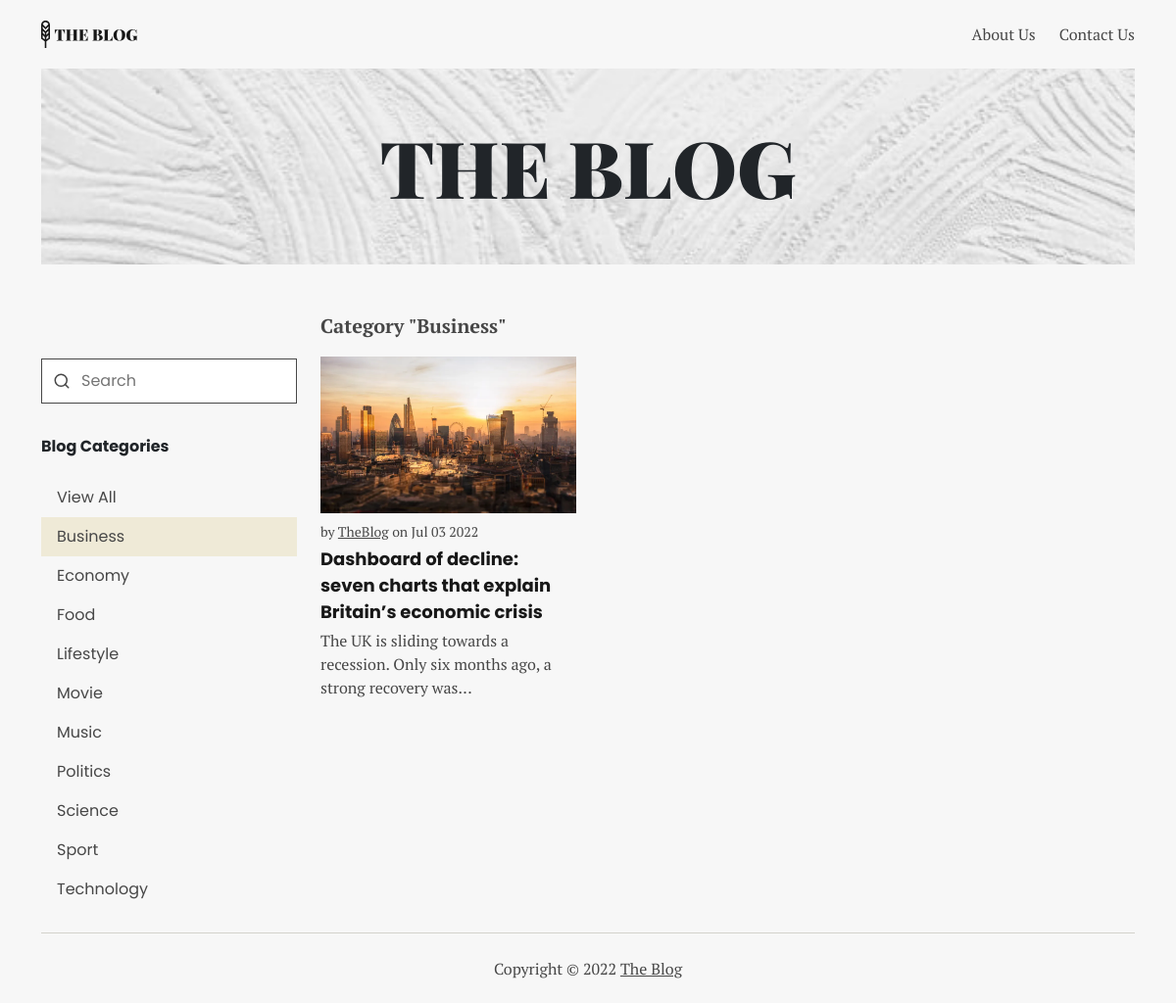
The app's page /category.php?name=Business, older data.
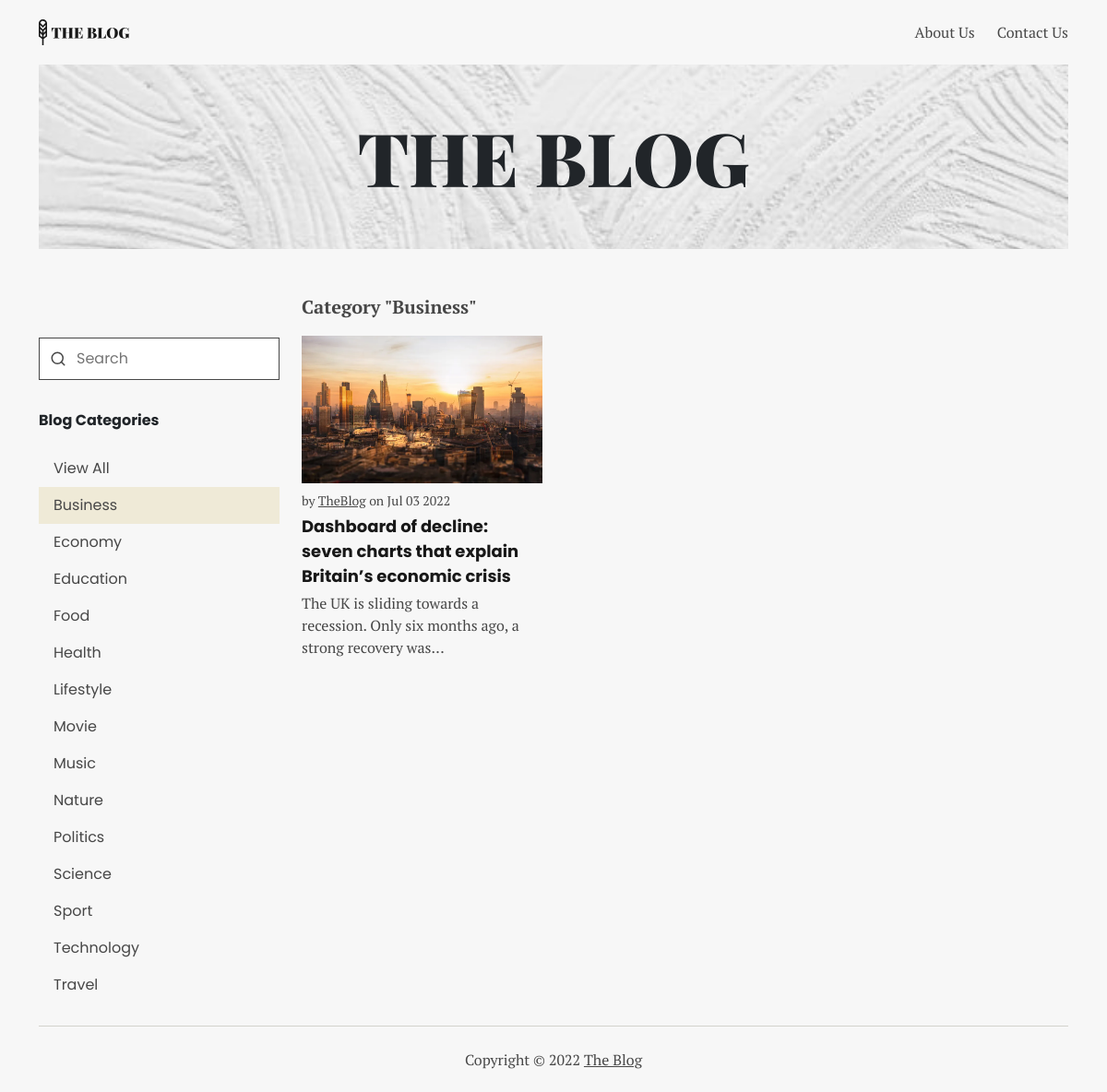
The same page, newer data.
### tables this page shows
CREATE TABLE `category` (
  `id` int(11) NOT NULL,
  `name` varchar(250) NOT NULL,
  `createdAt` datetime NOT NULL
);

CREATE TABLE `post` (
  `id` int(11) NOT NULL,
  `title` varchar(250) NOT NULL,
  `body` text NOT NULL,
  `image` varchar(250) NOT NULL,
  `id_user` int(11) NOT NULL,
  `category` varchar(150) NOT NULL,
  `created_at` datetime NOT NULL
);

CREATE TABLE `user` (
  `id` int(11) NOT NULL,
  `email` varchar(250) NOT NULL,
  `password` varchar(250) NOT NULL,
  `first_name` varchar(250) NOT NULL,
  `last_name` varchar(250) NOT NULL,
  `isAdmin` tinyint(1) NOT NULL,
  `createdAt` datetime NOT NULL
);

### category.php (the view, shortened to what this page needs)
<?php
include './connection.php';
$category_name = $_GET['name'];
$sql_category = "SELECT * FROM category ORDER BY name";
$query_category = mysqli_query($conn, $sql_category);
if ($category_name == 'All') {
	$sql_post = "SELECT post.id, post.title, post.body, post.image, post.created_at, user.first_name AS 'author'
							FROM post
							LEFT JOIN user ON post.id_user = user.id
							ORDER BY created_at DESC";
} else {
	$sql_post = "SELECT post.id, post.title, post.body, post.image, post.created_at, user.first_name AS 'author'
								FROM post
								LEFT JOIN user ON post.id_user = user.id
								WHERE category = '$category_name'
								ORDER BY created_at DESC";
}
$query_post = mysqli_query($conn, $sql_post);
?>
<!DOCTYPE html>
<html lang="en">
<head>
	<link rel="stylesheet" href="./style/bootstrap.min.css" />
	<link rel="stylesheet" href="./style/main.css" />
</head>
<body>
	<div class="container">
		<nav class="nav-main" aria-label="main navigation">
			<a href="./"><img src="./assets/logo.svg" alt="The Blog Logo" /></a>
			<div>
				<a href="#">About Us</a>
				<a href="#">Contact Us</a>
			</div>
		</nav>
		<header>
			<section class="banner">
				<img src="./assets/banner.jpg" alt="Banner" />
				<h1 class="display-1">THE BLOG</h1>
			</section>
		</header>
		<main>
			<div class="row mt-0 mt-md-5">
				<aside class="col-12 col-md-3 mt-5 mb-4">
					<form action="./search.php" method="get" class="search">
						<input type="text" name="name" class="input" placeholder="Search" />
						<img src="./assets/ic_search.svg" alt="" />
					</form>
					<div class="category">
						<p class="category__title">Blog Categories</p>
						<nav class="nav-side" aria-label="Category Navigation">
							<a href="category.php?name=All">
								<p class="<?php if ($category_name == 'All') echo 'active' ?>">View All</p>
							</a>
							<?php while ($row = mysqli_fetch_array($query_category)) { ?>
								<a href="category.php?name=<?= $row['name'] ?>">
									<p class='<?php if ($category_name == $row['name']) echo 'active' ?>'><?= $row['name'] ?></p>
								</a>
							<?php } ?>
						</nav>
					</div>
				</aside>
				<article class="col-12 col-md-9 post">
					<?php if ($category_name == 'All') { ?>
						<p class="title-post">All Post</p>
					<?php } else { ?>
						<p class="title-post">Category "<?= $category_name ?>"</p>
					<?php } ?>
					<div class="row mb-3">
						<?php while ($row_post = mysqli_fetch_array($query_post)) { ?>
							<div class="col-12 col-md-6 col-lg-4 mb-3 card-post">
								<a href="read.php?id=<?= $row_post['id'] ?>">
									<img src="./assets/post_image/<?= $row_post['image'] ?>" alt="" class="post__image" />
									<p class="post__date pt-2 m-0">by <u><?= $row_post['author'] ?></u> on <?= date("M d Y", strtotime($row_post['created_at'])) ?></p>
									<p class="post__title"><?= $row_post['title'] ?></p>
									<p class="post__body wrap">
										<?= implode(' ', array_slice(explode(' ', strip_tags($row_post['body'])), 0, 15)); ?>...
									</p>
								</a>
							</div>
						<?php } ?>
					</div>
				</article>
			</div>
		</main>
		<footer>
			<p>Copyright © <?= date('Y') ?> <a href="#">The Blog</a></p>
		</footer>
	</div>
</body>
</html>

Row changes from the older to the newer data that the page shows:
added category: name "Education"
added category: name "Health"
added category: name "Nature"
added category: name "Travel"
